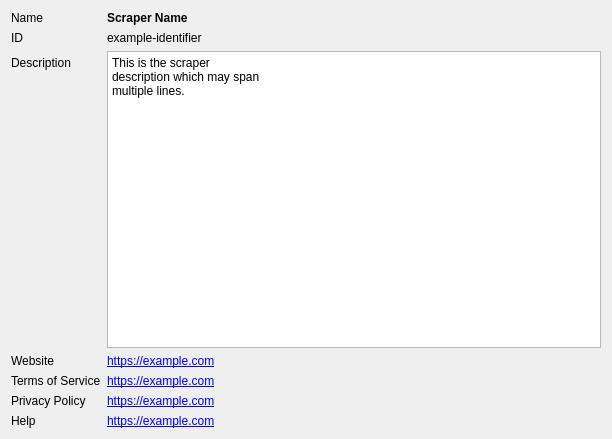
<?xml version="1.0" encoding="UTF-8"?>
<ui version="4.0">
 <class>TvScraperInfoWidget</class>
 <widget class="QWidget" name="TvScraperInfoWidget">
  <property name="geometry">
   <rect>
    <x>0</x>
    <y>0</y>
    <width>612</width>
    <height>439</height>
   </rect>
  </property>
  <layout class="QFormLayout" name="formLayout">
   <item row="0" column="0">
    <widget class="QLabel" name="lblName">
     <property name="text">
      <string>Name</string>
     </property>
    </widget>
   </item>
   <item row="0" column="1">
    <widget class="QLabel" name="txtName">
     <property name="font">
      <font>
       <bold>true</bold>
      </font>
     </property>
     <property name="text">
      <string notr="true">Scraper Name</string>
     </property>
    </widget>
   </item>
   <item row="1" column="0">
    <widget class="QLabel" name="lblId">
     <property name="text">
      <string>ID</string>
     </property>
    </widget>
   </item>
   <item row="1" column="1">
    <widget class="QLabel" name="txtId">
     <property name="toolTip">
      <string>Internal TV scraper ID. Used as key in MediaElch's settings.</string>
     </property>
     <property name="text">
      <string notr="true">example-identifier</string>
     </property>
    </widget>
   </item>
   <item row="2" column="0">
    <widget class="QLabel" name="lblDescription">
     <property name="text">
      <string>Description</string>
     </property>
    </widget>
   </item>
   <item row="2" column="1">
    <widget class="QPlainTextEdit" name="txtDescription">
     <property name="sizePolicy">
      <sizepolicy hsizetype="MinimumExpanding" vsizetype="MinimumExpanding">
       <horstretch>0</horstretch>
       <verstretch>0</verstretch>
      </sizepolicy>
     </property>
     <property name="minimumSize">
      <size>
       <width>180</width>
       <height>120</height>
      </size>
     </property>
     <property name="maximumSize">
      <size>
       <width>600</width>
       <height>360</height>
      </size>
     </property>
     <property name="tabChangesFocus">
      <bool>true</bool>
     </property>
     <property name="undoRedoEnabled">
      <bool>false</bool>
     </property>
     <property name="readOnly">
      <bool>true</bool>
     </property>
     <property name="plainText">
      <string notr="true">This is the scraper
description which may span
multiple lines.
</string>
     </property>
    </widget>
   </item>
   <item row="3" column="0">
    <widget class="QLabel" name="lblWebsite">
     <property name="text">
      <string>Website</string>
     </property>
     <property name="textFormat">
      <enum>Qt::TextFormat::PlainText</enum>
     </property>
    </widget>
   </item>
   <item row="3" column="1">
    <widget class="QLabel" name="txtWebsite">
     <property name="toolTip">
      <string>The scraper's main website.</string>
     </property>
     <property name="text">
      <string notr="true">&lt;a href=&quot;https://example.com&quot;&gt;https://example.com&lt;/a&gt;</string>
     </property>
     <property name="openExternalLinks">
      <bool>true</bool>
     </property>
    </widget>
   </item>
   <item row="4" column="0">
    <widget class="QLabel" name="lblTOS">
     <property name="text">
      <string>Terms of Service</string>
     </property>
    </widget>
   </item>
   <item row="4" column="1">
    <widget class="QLabel" name="txtTOS">
     <property name="toolTip">
      <string>Terms of service of the TV scraper.</string>
     </property>
     <property name="text">
      <string notr="true">&lt;a href=&quot;https://example.com&quot;&gt;https://example.com&lt;/a&gt;</string>
     </property>
     <property name="openExternalLinks">
      <bool>true</bool>
     </property>
    </widget>
   </item>
   <item row="5" column="0">
    <widget class="QLabel" name="lblPrivacyPolicy">
     <property name="text">
      <string>Privacy Policy</string>
     </property>
    </widget>
   </item>
   <item row="5" column="1">
    <widget class="QLabel" name="txtPrivacyPolicy">
     <property name="toolTip">
      <string>Privacy Policy of the scraper.</string>
     </property>
     <property name="text">
      <string notr="true">&lt;a href=&quot;https://example.com&quot;&gt;https://example.com&lt;/a&gt;</string>
     </property>
     <property name="openExternalLinks">
      <bool>true</bool>
     </property>
    </widget>
   </item>
   <item row="6" column="0">
    <widget class="QLabel" name="lblHelpUrl">
     <property name="text">
      <string>Help</string>
     </property>
    </widget>
   </item>
   <item row="6" column="1">
    <widget class="QLabel" name="txtHelp">
     <property name="toolTip">
      <string>Where to get help for the TV scraper.</string>
     </property>
     <property name="text">
      <string notr="true">&lt;a href=&quot;https://example.com&quot;&gt;https://example.com&lt;/a&gt;</string>
     </property>
     <property name="openExternalLinks">
      <bool>true</bool>
     </property>
    </widget>
   </item>
  </layout>
 </widget>
 <resources/>
 <connections/>
</ui>
